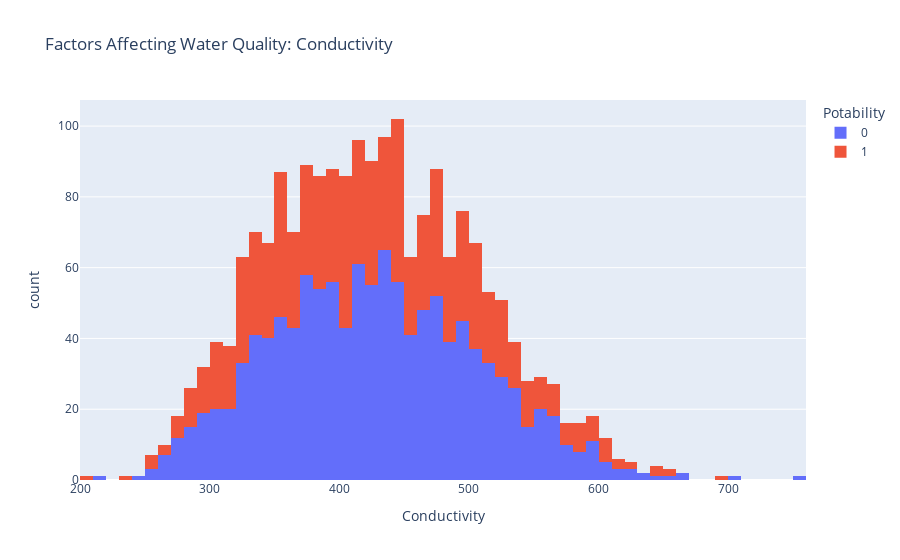

Here is the notebook cell this chart was saved with:
### Code cell
figure = px.histogram(data, x = "Conductivity", 
                      color = "Potability", 
                      title= "Factors Affecting Water Quality: Conductivity")
figure.show()

### Figure 1 — Plotly figure (JSON) as saved in the notebook; plotly's stock layout.template omitted (floating-point values rounded to 4 significant figures; data arrays with more than 128 entries replaced by an {"elided": "..."} marker saying what was removed)
{"data": [{"alignmentgroup": "True", "bingroup": "x", "hovertemplate": "Potability=0<br>Conductivity=%{x}<br>count=%{y}<extra></extra>", "legendgroup": "0", "marker": {"color": "#636efa", "pattern": {"shape": ""}}, "name": "0", "offsetgroup": "0", "orientation": "v", "showlegend": true, "type": "histogram", "x": {"elided": "1200 float values"}, "xaxis": "x", "yaxis": "y"}, {"alignmentgroup": "True", "bingroup": "x", "hovertemplate": "Potability=1<br>Conductivity=%{x}<br>count=%{y}<extra></extra>", "legendgroup": "1", "marker": {"color": "#EF553B", "pattern": {"shape": ""}}, "name": "1", "offsetgroup": "1", "orientation": "v", "showlegend": true, "type": "histogram", "x": {"elided": "811 float values"}, "xaxis": "x", "yaxis": "y"}], "layout": {"barmode": "relative", "legend": {"title": {"text": "Potability"}, "tracegroupgap": 0}, "title": {"text": "Factors Affecting Water Quality: Conductivity"}, "xaxis": {"anchor": "y", "domain": [0, 1], "title": {"text": "Conductivity"}}, "yaxis": {"anchor": "x", "domain": [0, 1], "title": {"text": "count"}}}}
